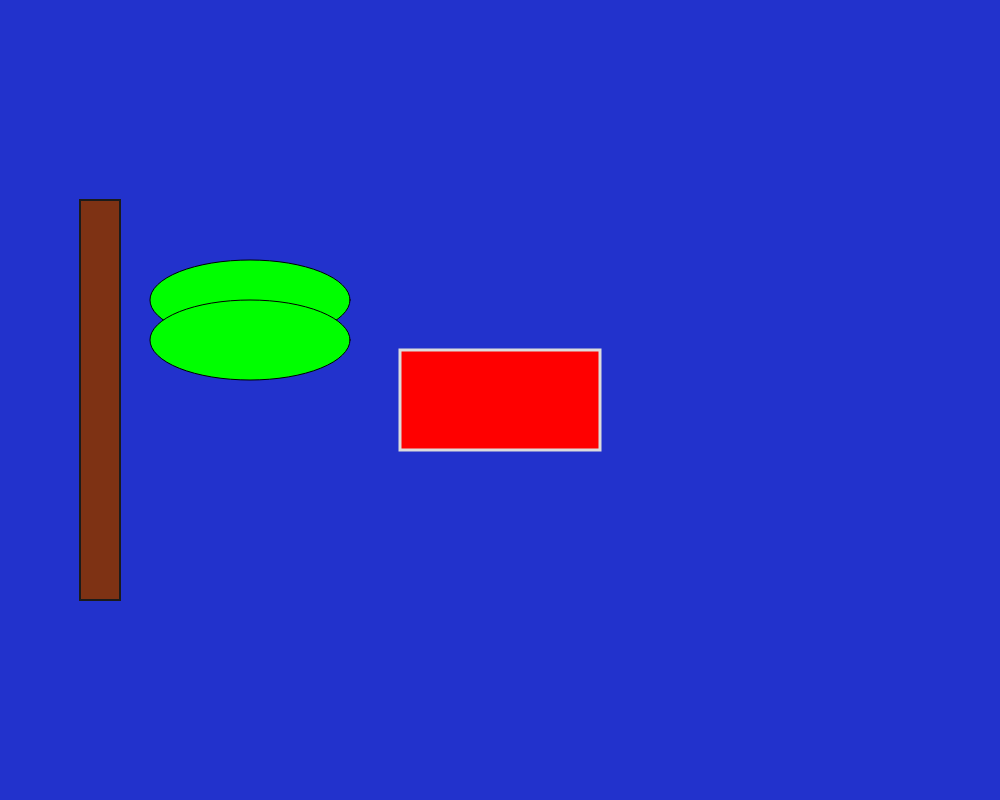
Frame 1 (no input)
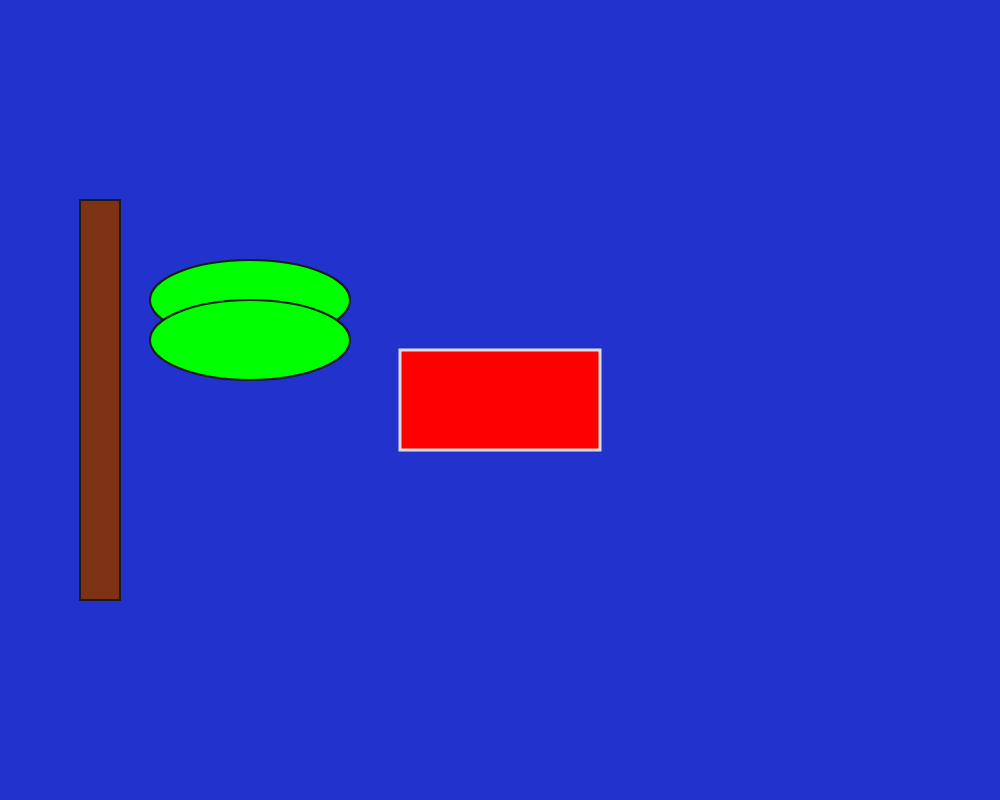
Frame 60 (no input)
Frame 120 (the mouse pressed at the canvas centre since frame 60): identical to frame 60, image omitted

The p5.js sketch that drew these frames (run headless with seeded random() and noise() and a simulated clock; from frame 60 on, the mouse is pressed at the canvas centre):

// p5.js sketch
// ── sketch.js
//-- SimpleShapes by Courtney Crother
//-- Sample P5.js Sketch for drawing things!


// Global Variables
var ellipseXPos = 0;
var ellipseYPos = 300;
var ellipseDist = 40;

// Setup code goes here
function setup() {
  createCanvas(1000, 800);
  print("Starting up Simple Shapes");
  rectMode(CENTER);
  ellipseMode(CENTER);

  print("Width = " + width);
  print("Height = " + height);

  // set ellipse X pos
  ellipseXPos = width/2 - 250;
 }

// Draw code goes here
function draw() {
  let i = 5;
  // do stuff with i

  background(34,50,204);

  // Circle
  fill(0,102,255);
  circle(width/2,height/2,20);
  
  drawEllipses();
  drawRects();
}

function drawEllipses() {
  // Ellipse #1
  fill(0,255,0);
  ellipse(ellipseXPos,ellipseYPos,200,80);

  // Ellipse
  fill(0,255,0);
  ellipse(ellipseXPos,ellipseYPos+ellipseDist,200,80);
}

function drawRects() {
 // Center Rectangle
  fill(255,0,0);
  stroke(220);
  strokeWeight(3);
  rect( width/2,height/2,200,100);

  // Tall Rect
  fill(126,50,20);
  stroke(27);
  strokeWeight(2);
  rect( 100,height/2,40,400);
 }
